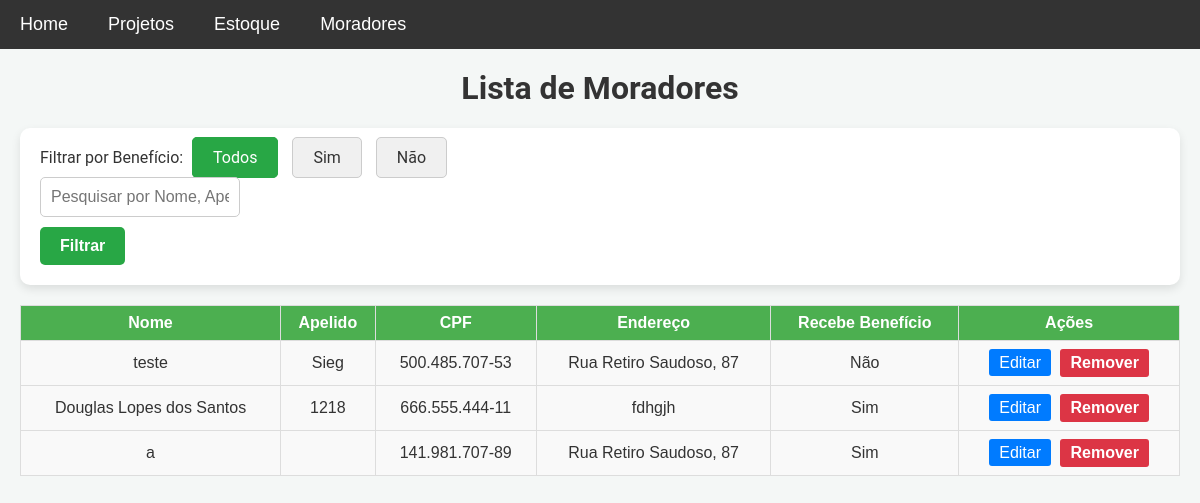
Before: /listar_moradores with the older database file.
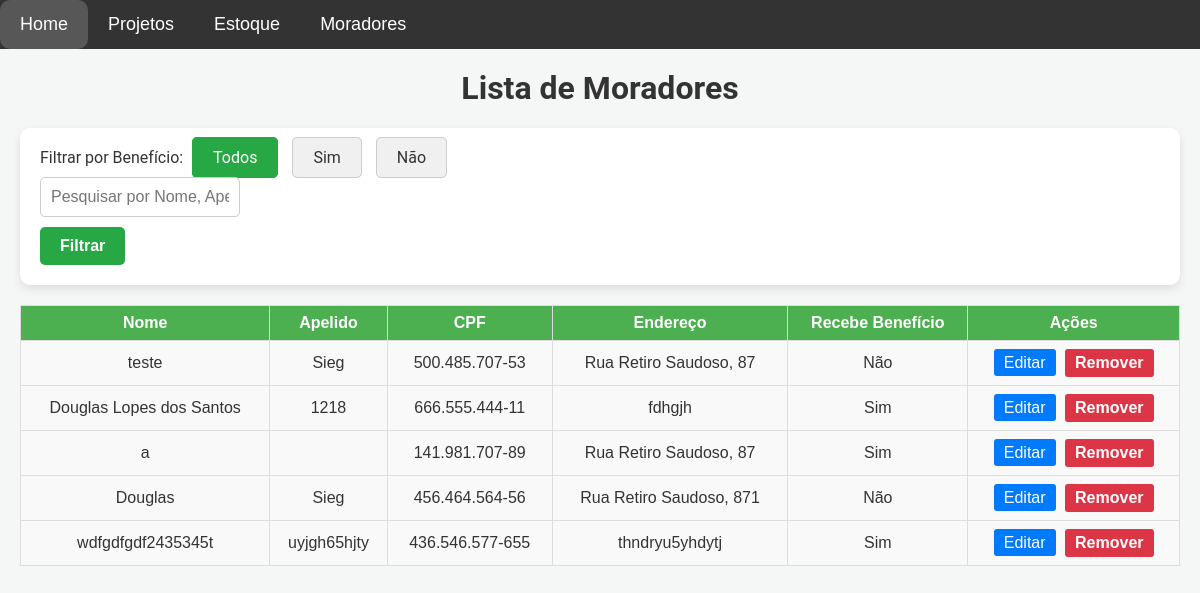
After: the same page with the newer database file.
### models.py (models this page shows)
class Morador(db.Model):
    id = db.Column(db.Integer, primary_key=True)
    nome = db.Column(db.String(100), nullable=False)
    cpf = db.Column(db.String(14), nullable=False, unique=True)  # CPF com formato XXX.XXX.XXX-XX
    apelido = db.Column(db.String(50), nullable=True)
    endereco = db.Column(db.String(200), nullable=False)
    beneficio = db.Column(db.Boolean, default=False)  # True para 'Sim', False para 'Não'

### app.py (the view)
@app.route('/listar_moradores', methods=['GET'])
def listar_moradores():
    beneficio_filtro = request.args.get('beneficio')
    busca = request.args.get('busca', '').strip()
    query = Morador.query
    if beneficio_filtro == 'sim':
        query = query.filter_by(beneficio=True)
    elif beneficio_filtro == 'nao':
        query = query.filter_by(beneficio=False)
    if busca:
        query = query.filter(
            Morador.nome.ilike(f'%{busca}%') |
            Morador.apelido.ilike(f'%{busca}%') |
            Morador.cpf.ilike(f'%{busca}%')
        )
    moradores = query.all()
    return render_template('listar_moradores.html', moradores=moradores)

### templates/listar_moradores.html (shortened to what this page needs)
{% extends 'base.html' %}
{% block content %}
    <h1>Lista de Moradores</h1>
    <form method="GET" action="{{ url_for('listar_moradores') }}">
        <label>Filtrar por Benefício:</label>
        <div class="filter-buttons">
            <label for="todos" class="btn-filter">Todos</label>
            <label for="sim" class="btn-filter">Sim</label>
            <label for="nao" class="btn-filter">Não</label>
        </div>
        <div class="search-bar">
            <input type="text" name="busca" placeholder="Pesquisar por Nome, Apelido ou CPF" value="{{ request.args.get('busca', '') }}">
        </div>
        <button type="submit" class="filter-button">Filtrar</button>
    </form>
    <table class="moradores-table">
        <thead>
            <tr>
                <th>Nome</th>
                <th>Apelido</th>
                <th>CPF</th>
                <th>Endereço</th>
                <th>Recebe Benefício</th>
                <th>Ações</th>
            </tr>
        </thead>
        <tbody>
            {% for morador in moradores %}
            <tr>
                <td>{{ morador.nome }}</td>
                <td>{{ morador.apelido or '' }}</td>
                <td>{{ morador.cpf }}</td>
                <td>{{ morador.endereco }}</td>
                <td>{{ 'Sim' if morador.beneficio else 'Não' }}</td>
                <td>
                    <a href="{{ url_for('editar_morador', morador_id=morador.id) }}" class="btn-editar">Editar</a>
                    <button class="btn-remover" data-morador-nome="{{ morador.nome }}" data-morador-apelido="{{ morador.apelido }}" data-url="{{ url_for('remover_morador', morador_id=morador.id) }}">Remover</button>
                </td>
            </tr>
            {% endfor %}
        </tbody>
    </table>
{% endblock %}

### templates/base.html (shortened to what this page needs)
<!DOCTYPE html>
<html lang="pt-BR">
<head>
    <link rel="stylesheet" href="{{ url_for('static', filename='css/style.css') }}">
</head>
<body>
    <nav class="navbar">
        <ul class="main-menu">
            <li><a href="{{ url_for('home') }}">Home</a></li>
            <li class="dropdown">
                <a href="javascript:void(0)" class="dropbtn">Projetos</a>
            </li>
            <li class="dropdown">
                <a href="javascript:void(0)" class="dropbtn">Estoque</a>
            </li>
            <li class="dropdown">
                <a href="javascript:void(0)" class="dropbtn">Moradores</a>
            </li>
        </ul>
    </nav>
    <div class="content">
        {% block content %}{% endblock %}
    </div>
</body>
</html>

### static/css/style.css (style rules this page uses)
body { font-family: 'Roboto', sans-serif; background-color: #f4f7f6; margin: 0; padding: 0; color: #333; }
h1, h3 { text-align: center; margin-top: 0; }
a { text-decoration: none; color: white; transition: background-color 0.3s ease; }
.content { padding: 20px; }
form { background-color: white; padding: 20px; border-radius: 10px; box-shadow: 0 4px 10px rgba(0, 0, 0, 0.1); margin-bottom: 20px; }
input[type="text"], input[type="date"], textarea, select { width: 100%; padding: 10px; margin: 10px 0; border: 1px solid #ccc; border-radius: 5px; font-size: 16px; box-sizing: border-box; }
form input[type="text"], form input[type="date"] { max-width: 200px; display: inline-block; margin-right: 10px; }
button, .btn { display: inline-block; padding: 10px 20px; background-color: #28a745; color: white; border: none; border-radius: 5px; font-size: 16px; font-weight: bold; cursor: pointer; transition: background-color 0.3s ease, color 0.3s ease; }
.btn-editar { padding: 5px 10px; background-color: #007bff; border-radius: 3px; text-decoration: none; margin-right: 5px; }
.btn-remover { padding: 5px 10px; background-color: #dc3545; border-radius: 3px; }
.btn-filter { padding: 10px 20px; background-color: #f0f0f0; color: #333; border: 1px solid #ccc; border-radius: 5px; margin: 0 5px; text-align: center; }
input[type="radio"]:checked + .btn-filter { background-color: #28a745; color: white; border-color: #28a745; }
.estoque-table, .moradores-table { width: 100%; border-collapse: collapse; margin-top: 20px; font-family: Arial, sans-serif; }
.estoque-table th, .estoque-table td, .moradores-table th, .moradores-table td { border: 1px solid #ddd; padding: 8px; text-align: center; }
.estoque-table th, .moradores-table th { background-color: #4CAF50; color: white; font-weight: bold; }
.moradores-table td { background-color: #f9f9f9; }
.moradores-table tr:nth-child(even) { background-color: #f2f2f2; }
.search-bar input { width: 100%; max-width: 600px; padding: 10px; margin-top: 10px; font-size: 16px; border: 1px solid #ccc; border-radius: 5px; }
.navbar { background-color: #333; font-family: Arial, sans-serif; display: flex; align-items: center; position: relative; z-index: 1000; }
.navbar ul { list-style-type: none; margin: 0; padding: 0; display: flex; flex-wrap: wrap; }
.navbar ul li { position: relative; }
.navbar ul.main-menu > li > a { display: block; color: white; text-align: center; padding: 14px 20px; text-decoration: none; font-size: 18px; }
.filter-buttons { display: inline-block; margin-right: 10px; }
.filter-button { padding: 10px 20px; background-color: #4CAF50; color: white; border: none; border-radius: 5px; font-size: 16px; cursor: pointer; }
.filter-button { padding: 10px 20px; font-size: 16px; border: none; border-radius: 5px; cursor: pointer; background-color: #28a745; color: white; }

Changed rows visible on the page:
added Morador: nome "Douglas", apelido "Sieg", cpf "456.464.564-56", endereco "Rua Retiro Saudoso, 871", beneficio "Não"
added Morador: nome "wdfgdfgdf2435345t", apelido "uyjgh65hjty", cpf "436.546.577-655", endereco "thndryu5yhdytj", beneficio "Sim"
